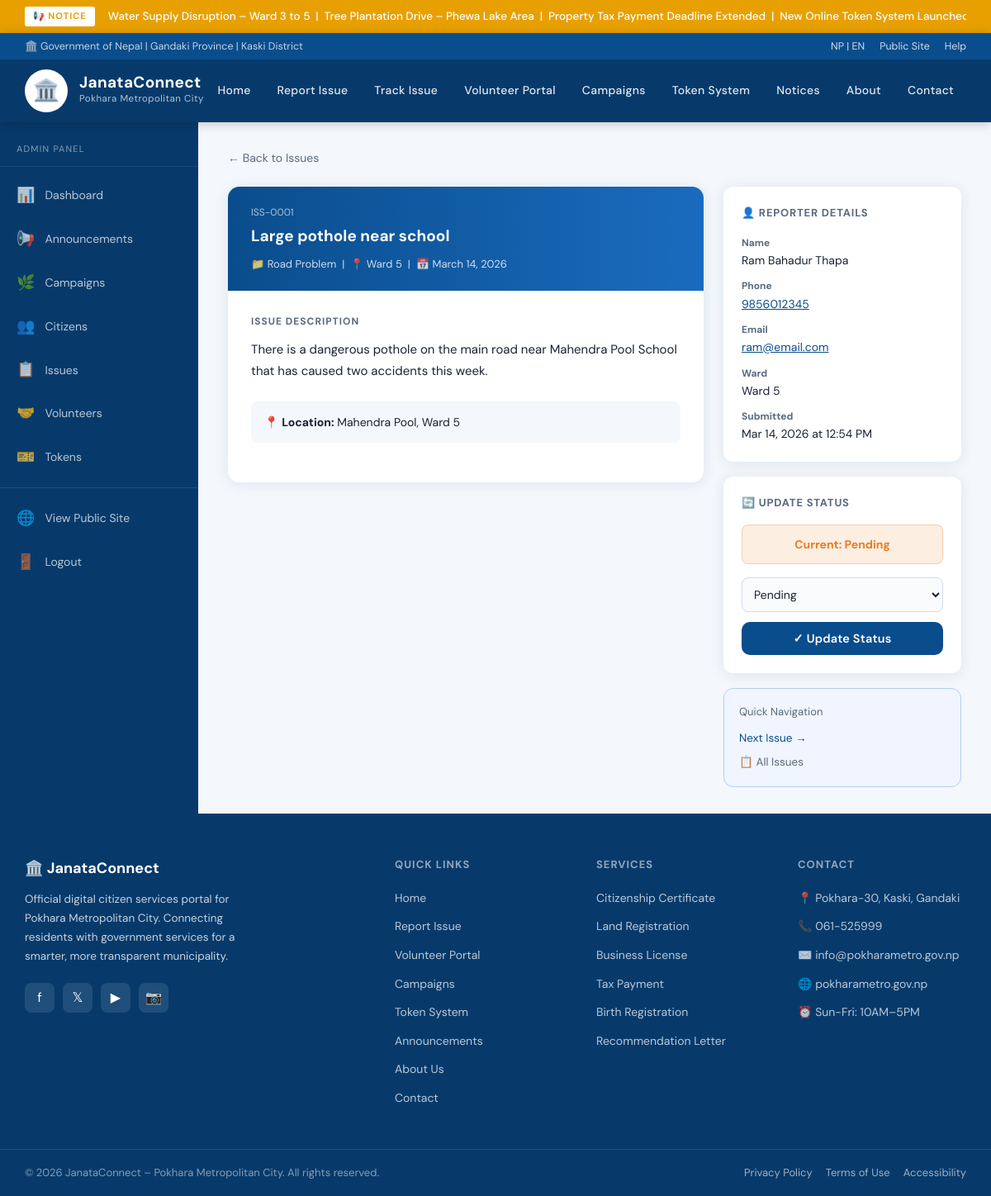
The app's page /admin/issue_detail.php?id=1 (signed in) with its own data.
### tables this page shows
CREATE TABLE IF NOT EXISTS issues (
    id INT AUTO_INCREMENT PRIMARY KEY,
    name VARCHAR(120) NOT NULL,
    phone VARCHAR(20) NOT NULL,
    email VARCHAR(120),
    ward VARCHAR(10) NOT NULL,
    category VARCHAR(60) NOT NULL,
    title VARCHAR(200) NOT NULL,
    description TEXT NOT NULL,
    location VARCHAR(300),
    photo VARCHAR(300),
    date DATE NOT NULL,
    status ENUM('Pending', 'In Progress', 'Resolved') DEFAULT 'Pending',
    created_at TIMESTAMP DEFAULT CURRENT_TIMESTAMP,
    updated_at TIMESTAMP DEFAULT CURRENT_TIMESTAMP ON UPDATE CURRENT_TIMESTAMP
);

### admin/issue_detail.php (the view, shortened to what this page needs)
<?php
$conn = getDB();
$id = (int)($_GET['id'] ?? 0);
$res = $conn->query("SELECT * FROM issues WHERE id=$id LIMIT 1");
$issue = $res->fetch_assoc();
$status_colors = ['Pending' => '#e67e22', 'In Progress' => '#0a4d8c', 'Resolved' => '#1a7a4a'];
$color = $status_colors[$issue['status']] ?? '#5a6a7e';
?>
<!DOCTYPE html>
<html lang="en">
<head>
  <link rel="stylesheet" href="../css/style.css">
</head>
<body>
<?php include '../includes/header.php'; ?>
<div class="admin-layout">
  <?php include 'sidebar.php'; ?>
  <main class="admin-main">
    <div style="display:flex;align-items:center;gap:12px;margin-bottom:24px;">
      <a href="issues.php" style="color:#5a6a7e;text-decoration:none;font-size:14px;">← Back to Issues</a>
    </div>
    <div style="display:grid;grid-template-columns:2fr 1fr;gap:24px;align-items:start;">
      <div style="background:white;border-radius:14px;box-shadow:var(--shadow);overflow:hidden;">
        <div style="background:linear-gradient(90deg,var(--primary),var(--primary-light));padding:22px 28px;color:white;">
          <div style="font-size:12px;color:rgba(255,255,255,0.65);margin-bottom:4px;">ISS-<?= str_pad($id, 4, '0', STR_PAD_LEFT) ?></div>
          <h2 style="font-size:19px;font-weight:700;"><?= htmlspecialchars($issue['title']) ?></h2>
          <div style="margin-top:8px;font-size:13px;color:rgba(255,255,255,0.8);">
            📁 <?= htmlspecialchars($issue['category']) ?> &nbsp;|&nbsp;
            📍 Ward <?= htmlspecialchars($issue['ward']) ?> &nbsp;|&nbsp;
            📅 <?= date('F j, Y', strtotime($issue['date'])) ?>
          </div>
        </div>
        <div style="padding:28px;">
          <h4 style="font-size:12px;text-transform:uppercase;letter-spacing:1px;color:#5a6a7e;margin-bottom:10px;">Issue Description</h4>
          <p style="font-size:15px;line-height:1.75;color:#1a2332;margin-bottom:24px;"><?= nl2br(htmlspecialchars($issue['description'])) ?></p>
          <?php if ($issue['location']): ?>
          <div style="background:#f4f7fb;border-radius:8px;padding:14px 16px;margin-bottom:20px;font-size:14px;">
            📍 <strong>Location:</strong> <?= htmlspecialchars($issue['location']) ?>
          </div>
          <?php endif; ?>
        </div>
      </div>
      <div style="display:flex;flex-direction:column;gap:18px;">
        <div style="background:white;border-radius:12px;padding:22px;box-shadow:var(--shadow);">
          <h4 style="font-size:13px;font-weight:700;text-transform:uppercase;letter-spacing:0.8px;color:#5a6a7e;margin-bottom:16px;">👤 Reporter Details</h4>
          <div style="display:flex;flex-direction:column;gap:11px;font-size:14px;">
            <div><strong style="color:#5a6a7e;font-size:12px;display:block;">Name</strong><?= htmlspecialchars($issue['name']) ?></div>
            <div><strong style="color:#5a6a7e;font-size:12px;display:block;">Phone</strong><a href="tel:<?= htmlspecialchars($issue['phone']) ?>" style="color:#0a4d8c;"><?= htmlspecialchars($issue['phone']) ?></a></div>
            <?php if ($issue['email']): ?>
            <div><strong style="color:#5a6a7e;font-size:12px;display:block;">Email</strong><a href="mailto:<?= htmlspecialchars($issue['email']) ?>" style="color:#0a4d8c;"><?= htmlspecialchars($issue['email']) ?></a></div>
            <?php endif; ?>
            <div><strong style="color:#5a6a7e;font-size:12px;display:block;">Ward</strong>Ward <?= htmlspecialchars($issue['ward']) ?></div>
            <div><strong style="color:#5a6a7e;font-size:12px;display:block;">Submitted</strong><?= date('M j, Y \a\t g:i A', strtotime($issue['created_at'])) ?></div>
          </div>
        </div>
        <div style="background:white;border-radius:12px;padding:22px;box-shadow:var(--shadow);">
          <h4 style="font-size:13px;font-weight:700;text-transform:uppercase;letter-spacing:0.8px;color:#5a6a7e;margin-bottom:16px;">🔄 Update Status</h4>
          <div style="background:<?= $color ?>22;border:1.5px solid <?= $color ?>44;border-radius:8px;padding:10px 14px;margin-bottom:16px;text-align:center;">
            <span style="color:<?= $color ?>;font-weight:700;font-size:14px;">Current: <?= htmlspecialchars($issue['status']) ?></span>
          </div>
          <form method="POST">
            <div class="form-group" style="margin-bottom:12px;">
              <select name="status" style="width:100%;padding:10px;border:1.5px solid #d0dce8;border-radius:8px;font-size:14px;font-family:inherit;">
                <option <?= $issue['status']=='Pending' ? 'selected' : '' ?>>Pending</option>
              </select>
            </div>
            <button type="submit" class="btn btn-blue btn-full">✓ Update Status</button>
          </form>
        </div>
        <div style="background:#f0f5ff;border-radius:12px;padding:18px;border:1.5px solid #b3cef0;">
          <div style="font-size:13px;color:#5a6a7e;margin-bottom:10px;">Quick Navigation</div>
          <div style="display:flex;flex-direction:column;gap:8px;">
            <?php
            $conn2 = getDB();
            $next = $conn2->query("SELECT id FROM issues WHERE id > $id ORDER BY id ASC LIMIT 1")->fetch_assoc();
            ?>
            <?php if ($next): ?><a href="issue_detail.php?id=<?= $next['id'] ?>" style="font-size:13.5px;color:#0a4d8c;text-decoration:none;">Next Issue →</a><?php endif; ?>
            <a href="issues.php" style="font-size:13.5px;color:#5a6a7e;text-decoration:none;">📋 All Issues</a>
          </div>
        </div>
      </div>
    </div>
  </main>
</div>
<?php include '../includes/footer.php'; ?>

### css/style.css (style rules this page uses)
:root { --primary: #0a4d8c; --primary-dark: #073a6b; --primary-light: #1a6bbf; --accent: #e8a000; --accent-light: #f5c842; --red: #c0392b; --green: #1a7a4a; --text: #1a2332; --text-muted: #5a6a7e; --bg: #f4f7fb; --bg-white: #ffffff; --border: #d0dce8; --shadow: 0 2px 16px rgba(10,77,140,0.10); --shadow-md: 0 4px 32px rgba(10,77,140,0.14); --radius: 10px; --radius-lg: 18px; --transition: 0.22s ease; }
*, *::before, *::after { box-sizing: border-box; margin: 0; padding: 0; }
html { scroll-behavior: smooth; }
body { font-family: 'DM Sans', 'Mukta', sans-serif; background: var(--bg); color: var(--text); line-height: 1.6; min-height: 100vh; }
.btn { display: inline-flex; align-items: center; gap: 8px; padding: 11px 24px; border-radius: var(--radius); font-size: 14.5px; font-weight: 600; text-decoration: none; border: none; cursor: pointer; transition: var(--transition); letter-spacing: 0.2px; font-family: inherit; }
.btn-blue { background: var(--primary); color: white; }
.btn-full { width: 100%; justify-content: center; }
.form-group { display: flex; flex-direction: column; gap: 6px; }
input, select, textarea { padding: 10px 14px; border: 1.5px solid var(--border); border-radius: var(--radius); font-size: 14.5px; font-family: inherit; color: var(--text); background: #fafbfd; transition: var(--transition); outline: none; }
.admin-layout { display: grid; grid-template-columns: 240px 1fr; min-height: calc(100vh - 80px); }
.admin-main { padding: 32px 36px; background: var(--bg); }

### records on screen
issues: title "Large pothole near school", category "Road Problem", ward "5", date "March 14, 2026", description "There is a dangerous pothole on the main road near Mahendra Pool School that has caused two accidents this week.", location "Mahendra Pool, Ward 5", name "Ram Bahadur Thapa", phone "9856012345", email "ram@email.com", created_at "Mar 14, 2026 at 12:54 PM", status "Pending"

### other values on screen
$_ticker_text "Water Supply Disruption – Ward 3 to 5 | Tree Plantation Drive – Phewa Lake Area | Property Tax Payment Deadline Extended | New Online Token System…"
str_pad($id, 4, '0', STR_PAD_LEFT) "0001"
